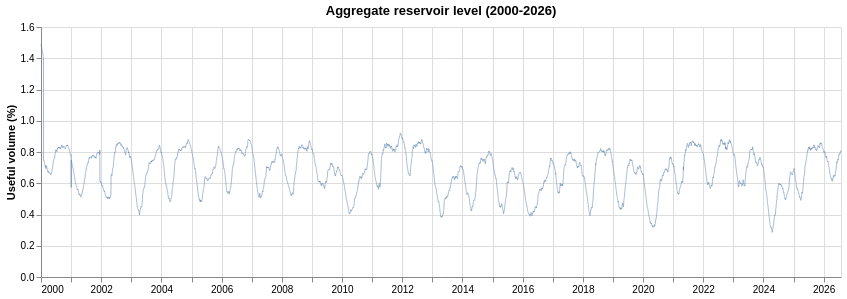

The code cell stored with this chart in its notebook:
### Markdown cell above
### 5.1 Reservoir levels

### Code cell
reservoir_level = alt.Chart(volumen).mark_line(strokeWidth=0.5).encode(
    x=alt.X("date:T", title=""),
    y=alt.Y("volumen_util_pct:Q", title="Useful volume (%)"),
).properties(width=800, height=250, title="Aggregate reservoir level (2000-2026)")

reservoir_level

### Figure 1 — Vega specification as saved in the notebook (floating-point values rounded to 4 significant figures; data arrays with more than 128 entries replaced by an {"elided": "..."} marker saying what was removed)
{"$schema": "https://vega.github.io/schema/vega/v5.json", "data": [{"name": "source_0", "values": {"elided": "9709 records"}, "transform": [{"type": "formula", "expr": "toDate(datum['date'])", "as": "date"}]}, {"name": "source_0_y_domain_volumen_util_pct", "values": [{"min": 0.2856, "max": 1.491}]}], "marks": [{"type": "line", "name": "marks", "from": {"data": "source_0"}, "sort": {"field": "x"}, "encode": {"update": {"y": {"field": "volumen_util_pct", "scale": "y"}, "x": {"field": "date", "scale": "x"}, "strokeWidth": {"value": 0.5}, "stroke": {"value": "#4c78a8"}, "defined": {"signal": "isValid(datum[\"date\"]) && isFinite(+datum[\"date\"]) && isValid(datum[\"volumen_util_pct\"]) && isFinite(+datum[\"volumen_util_pct\"])"}}}, "style": ["line"]}], "scales": [{"name": "x", "type": "time", "domain": {"data": "source_0", "field": "date"}, "range": [0, {"signal": "width"}]}, {"name": "y", "type": "linear", "domain": [{"signal": "(data(\"source_0_y_domain_volumen_util_pct\")[0] || {}).min"}, {"signal": "(data(\"source_0_y_domain_volumen_util_pct\")[0] || {}).max"}], "range": [{"signal": "height"}, 0], "zero": true, "nice": true}], "axes": [{"scale": "x", "aria": false, "gridScale": "y", "tickCount": {"signal": "ceil(width/40)"}, "labels": false, "maxExtent": 0, "ticks": false, "domain": false, "orient": "bottom", "grid": true, "minExtent": 0, "zindex": 0}, {"scale": "y", "gridScale": "x", "domain": false, "maxExtent": 0, "labels": false, "minExtent": 0, "aria": false, "ticks": false, "zindex": 0, "orient": "left", "grid": true, "tickCount": {"signal": "ceil(height/40)"}}, {"scale": "x", "labelFlush": true, "orient": "bottom", "zindex": 0, "tickCount": {"signal": "ceil(width/40)"}, "labelOverlap": true, "grid": false}, {"scale": "y", "tickCount": {"signal": "ceil(height/40)"}, "zindex": 0, "orient": "left", "title": "Useful volume (%)", "grid": false, "labelOverlap": true}], "title": {"text": "Aggregate reservoir level (2000-2026)", "frame": "group"}, "background": "white", "padding": 5, "width": 800, "style": "cell", "height": 250}
